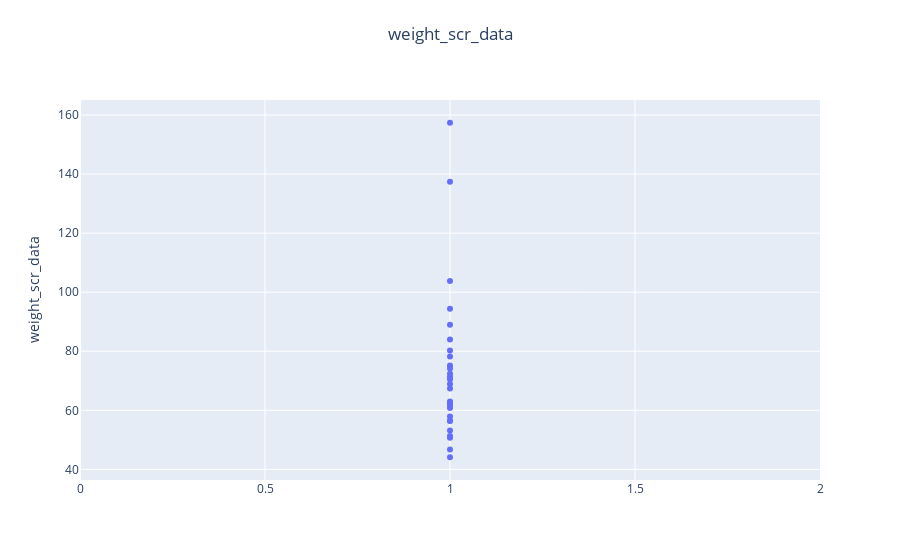

Notebook source saved alongside this figure:
### Code cell
create_fig('weight_scr_data')

### Figure 1 — Plotly figure (JSON) as saved in the notebook; plotly's stock layout.template omitted (floating-point values rounded to 4 significant figures)
{"data": [{"mode": "markers", "type": "scatter", "x": [1, 1, 1, 1, 1, 1, 1, 1, 1, 1, 1, 1, 1, 1, 1, 1, 1, 1, 1, 1, 1, 1, 1, 1, 1, 1, 1, 1, 1, 1, 1, 1, 1, 1, 1, 1, 1, 1, 1, 1, 1, 1, 1, 1, 1, 1, 1, 1, 1, 1], "y": [157.4, null, 56.5, 50.7, 94.4, 72.4, 103.8, 78.2, 62.6, 57.9, 75.2, null, null, null, null, null, null, null, null, null, 53.2, null, 51.3, 60.8, 63, null, null, null, 89, null, 68.9, 70.5, 74.2, null, 84, 80.3, 46.7, null, null, null, null, 137.4, 61.8, 67.4, null, 44.1, null, 56.4, null, 71.3]}], "layout": {"title": {"text": "weight_scr_data", "x": 0.5, "xanchor": "center", "y": 0.95, "yanchor": "top"}, "yaxis": {"title": {"text": "weight_scr_data"}}}}
